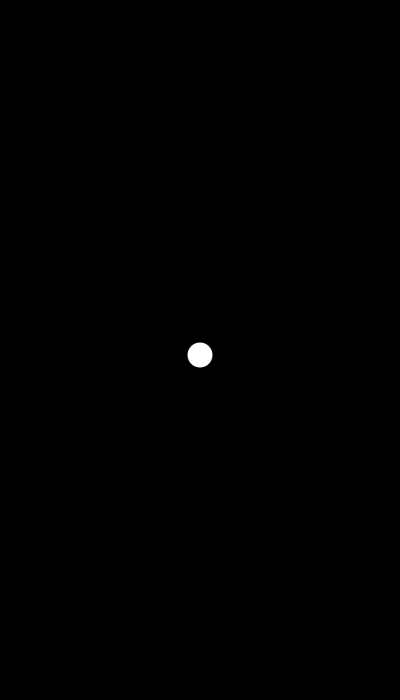
Frame 1 (no input)
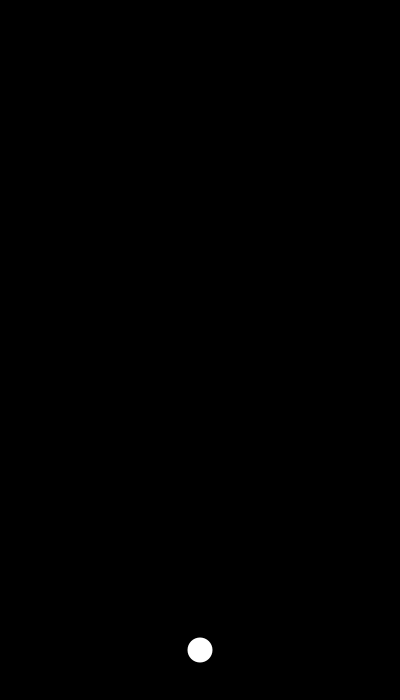
Frame 60 (the mouse pressed at the canvas centre just before this capture)
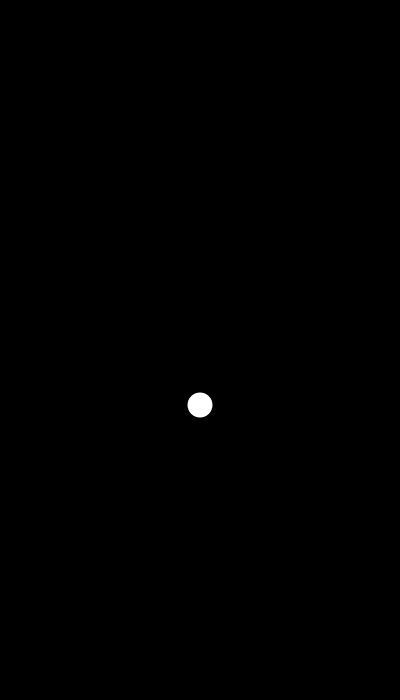
Frame 120 (the mouse held since frame 60 and released just before this capture)

The Processing sketch that drew these frames (run headless with seeded random() and noise(); from frame 60 on, the mouse is pressed at the canvas centre):

// Processing sketch: exercise08
// ── exercise08.pde

Ball ball;

color backgroundColor = color(0);

void setup() {
  size (400,700);
  ball = new Ball(width/2,height/2);
 
}

void draw(){
  
  background(0);
  
  ball.update();
  ball.display();
}

void keyPressed() {
  
  ball.keyPressed();

}
// ── ball.pde

class Ball {

  int SPEED = 5;
  int SIZE = 25;

  int x;
  int y;

  //create a variable for velocity
  int vx;
  int vy;


  Ball(int _x, int _y ) {
    x = _x;
    y = _y;
    vx = 0;
    vy = SPEED;
  }
  void update() {

    x += vx;
    y += vy; 

    if (y > height - SIZE) {
      // set the position to be on the floor
      y = height - SIZE;
      // and make the y speed 90% of what it was,
      // but in the opposite direction
      vy = -vy ;

      //switch the direction
      //speedY = speedY;
    } else if (y <= 350) { 
      // if the ball hits the top,
      // make it bounce off
      vy = -vy;
    }

    if ( x< 0) {
      x = x + width;
    } else if ( x> width) {
      x = x-width;
    }
  }

  void display() {

    noStroke();
    fill(255);
    //draw the circle in it's current position
    ellipse(x, y, SIZE, SIZE);
  }

  void keyPressed() {

    if (keyCode == RIGHT) {
      vx = SPEED;
    } else if (keyCode == LEFT) {
      vx = -SPEED;
    }
  }

  void keyReleased() {

    if (key == RIGHT && vx < 0) {

      vx = 0; // I want the ball on key release to bounce in place.
    } else if (key == LEFT && vx > 0) {

      vx = 0;
    }
  }
}
